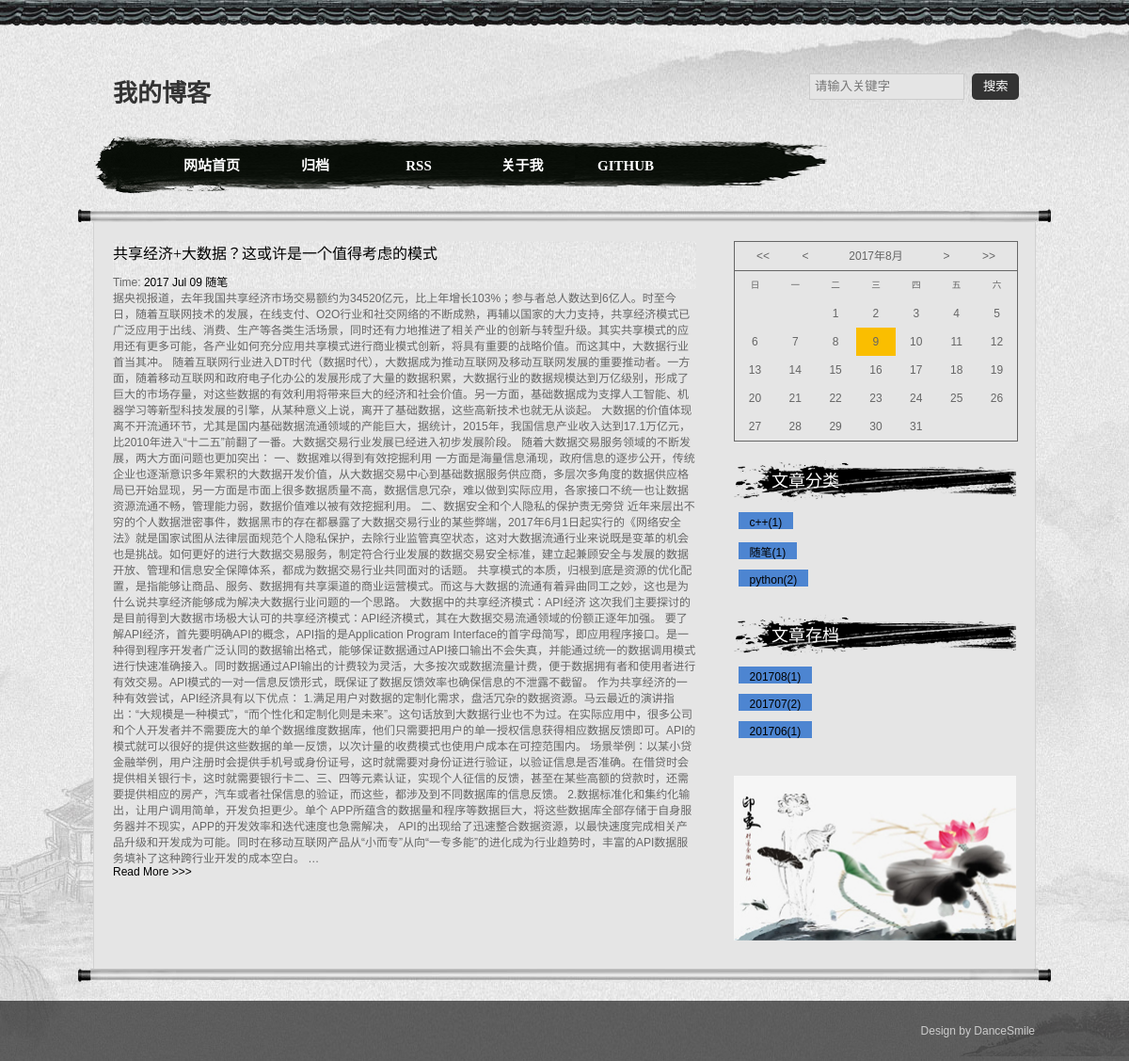
Screenshot of /tag/随笔/ with the database file from the repository.
### article/models.py (models this page shows, shortened)
class Article(models.Model) :
    title = models.CharField(max_length=100)  #博客题目
    category = models.CharField(max_length=50, blank = True)  #博客标签
    date_time = models.DateTimeField(auto_now_add = True)  #博客日期
    content = RichTextField(blank=True, null=True)  #博客文章正文
    class Meta:  # 按时间下降排序
        ordering = ['-date_time']

### article/views.py (the view)
# urls.py: url(r'^tag/(?P<tag>\S+)/$', views.search_tag, name = 'search_tag'),
def search_tag(request, tag):
    try:
        post_list = Article.objects.filter(category__icontains = tag) #contains
    except Article.DoesNotExist :
        raise Http404
    arg = {'post_list' : post_list}
    ret = count_art(arg)
    return render(request, 'tag.html', ret)

### article/views.py (called while the page is built)
def get_count_tag(Articles):
    tag_count = {}
    if Articles:
        for art in Articles:
            tag = art.category
            if tag not in tag_count:
                tag_count[tag]=0
            tag_count[tag]+=1
    return tag_count

def get_count_time(Articles):
    time_count = {}
    if Articles:
        for art in Articles:
            tt = art.date_time.strftime('%Y%m')
            if tt not in time_count:
                time_count[tt]=0
            time_count[tt]+=1
    ret = sorted(time_count.items(), key=lambda e: e[0], reverse=True)
    return ret

def count_art(arg):
    ret = {}
    try:
        posts = Article.objects.all()  # 获取全部的Article对象
    except Article.DoesNotExist:
        raise Http404
    tag_count = get_count_tag(posts)
    time_count = get_count_time(posts)
    ret['tag_count'] = tag_count
    ret['time_count'] = time_count
    ret.update(arg)
    return ret

### templates/tag.html
{% extends "base.html" %}
{% block content %}
<div class="posts">
    {% for post in post_list %}
        <section class="post">
            <header class="post-header">
                        <h3><a href="{% url 'detail' id=post.id %}">{{ post.title }}</a></h3>
                        Time:  <a href="#">{{ post.date_time |date:"Y M d"}}</a> <a class="post-category post-category-js" href="{% url 'search_tag' tag=post.category %}">{{ post.category|title }}</a>
            </header>
            <div class="post-description">
                {{ post.content|truncatewords_html:20|safe }}
            </div>
                <a class="pure-button" href="{% url 'detail' id=post.id %}">Read More >>> </a>
        </section>
    {% endfor %}
</div>
{% endblock %}
{% block fenlei %}
{% if tag_count%}
<ul>
   {% for tag,count in tag_count.items%}
      <li>
        <p>&nbsp<a class="post-categorys post-category-count" href="{% url 'search_tag' tag=tag %}">{{ tag }}({{count}})</a></p>
      </li>
   {% endfor %}
{% endif %}
</ul>
{% endblock %}
{% block cundang %}
       {% if time_count%}
        <ul>
           {% for value in time_count%}
              <li>
                <p>&nbsp<a class="post-categorys post-category-count" href="{% url 'search_time' t_time=value.0 %}">{{value.0}}({{value.1}})</a></p>
              </li>
           {% endfor %}
       {% endif %}
        </ul>
{% endblock %}

### static/css/base.css (style rules this page uses)
* { margin: 0; padding: 0 }
body { font: 12px "����", Arial, Helvetica, sans-serif; color: #666666; background: url(../images/bg.jpg) repeat }
ul, ol, li { list-style: none; }
h1, h2, h3, h4, h5, h6 { font-size: 100%; font-weight: normal; }
a { outline: none; }
a:link, a:visited, a:active { text-decoration: none; color: #000000 }
header { width: 100%; background: url(../images/yuanshan.jpg) right bottom no-repeat }

### static/css/index.css (style rules this page uses)
.bloglist h3 { margin: 20px 0 10px 0; color: #333; font-size: 16px; font-family: "微软雅黑"; }
.tuwen li { overflow: hidden; clear: both; margin-bottom: 10px }
.tuwen p { margin-top: 5px }
.post-categorys { margin: 0 0.1em; padding: 0.3em 1em; color: #fff; background: #999; font-size: 100%; }
.post-category-count { background: #4d85d1; }

### rows the page displays
Article: title "共享经济+大数据？这或许是一个值得考虑的模式", date_time "2017 Jul 09", category "随笔", content "据央视报道，去年我国共享经济市场交易额约为34520亿元，比上年增长103%；参与者总人数达到6亿人。时至今日，随着互联网技术的发展，在线支付、O2O行业和社交网络的不断成熟，再辅以国家的大力支持，共享经济模式已广泛应用于出线、消费、生产等各类生活场景，同时还有力地推进了相关产业的创新与转型升级。其实共享模式的应用还有更多可能，各产业如何充分应用共享模式进行商业模式创新，将具有重要的战略价值。而这其中，大数据行业首当其冲。 随着互联网行业进入DT时代（数据时代），大数据成为推动互联网及移动互联网发展的重要推动者。一方面，随着移动互联网和政府电子化办公的发展形成了大量的数据积累，大数据行业的数据规模达到万亿级别，形成了巨大的市场存量，对这些数据的有效利用将带来巨大的经济和社会价值。另一方面，基础数据成为支撑人工智能、机器学习等新型科技发展的引擎，从某种意义上说，离开了基础数据，这些高新技术也就无从谈起。 大数据的价值体现离不开流通环节，尤其是国内基础数据流通领域的产能巨大，据统计，2015年，我国信息产业收入达到17.1万亿元，比2010年进入“十二五”前翻了一番。大数据交易行业发展已经进入初步发展阶段。 随着大数据交易服务领域的不断发展，两大方面问题也更加突出： 一、数据难以得到有效挖掘利用…", tag_count "随笔"
Article: tag_count "c++"
Article: tag_count "python"

### other values shown
{{ count }} "1" "1" "2"
{{ value.0 }} "201708" "201707" "201706"
{{ value.1 }} "1" "2" "1"
